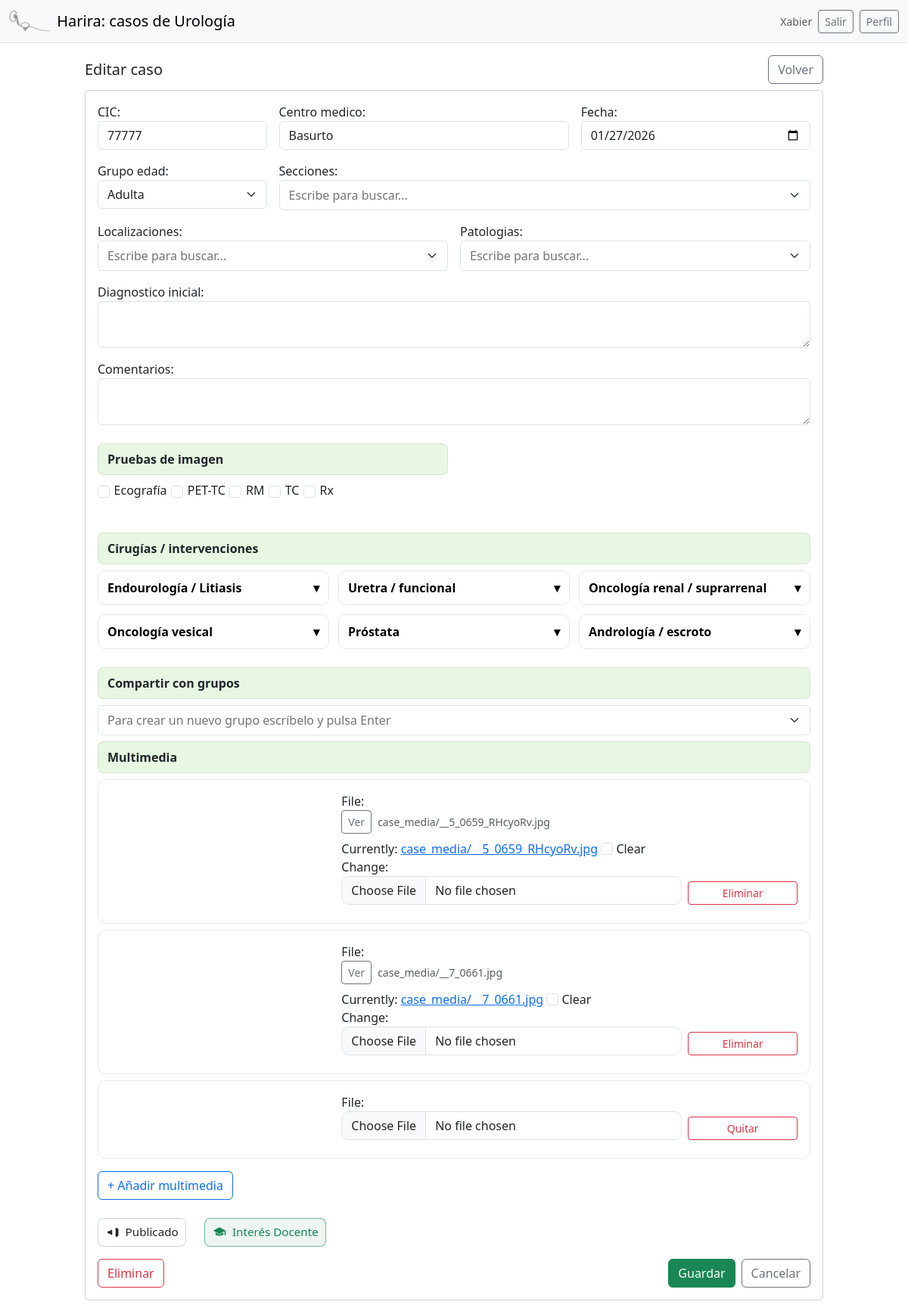
The app's page /37/edit/ (signed in) with its own data.
### cases/models.py (models this page shows, shortened)
class Case(models.Model):
    class AgeGroup(models.TextChoices):
        ADULTA = "adulta", "Adulta"
        PEDIATRICA = "pediatrica", "Pediátrica"
    cic = models.CharField(max_length=50, blank=True)
    centro_medico = models.CharField(max_length=150, blank=True)
    fecha = models.DateField(null=True, blank=True)
    grupo_edad = models.CharField(max_length=20, choices=AgeGroup.choices, default=AgeGroup.ADULTA)
    created_by = models.ForeignKey(
        settings.AUTH_USER_MODEL,
        null=True, blank=True,
        on_delete=models.SET_NULL,
        related_name="cases_created",
    )
    secciones = models.ManyToManyField(
        Tag, related_name="cases_seccion", blank=True,
        limit_choices_to={"kind": Tag.Kind.SECCION}
    )
    localizaciones = models.ManyToManyField(
        Tag, related_name="cases_localizacion", blank=True,
        limit_choices_to={"kind": Tag.Kind.LOCALIZACION}
    )
    patologias = models.ManyToManyField(
        Tag, related_name="cases_patologia", blank=True,
        limit_choices_to={"kind": Tag.Kind.PATOLOGIA}
    )
    diagnostico_inicial = models.TextField(blank=True)
    comentarios = models.TextField(blank=True)
    publicado = models.BooleanField(default=False)
    publicado_en = models.CharField(max_length=200, blank=True)
    pruebas_imagen = models.JSONField(default=list, blank=True)     # p.ej. ["TC", "RM"]
    procedimientos = models.JSONField(default=list, blank=True)
    interes_docente = models.BooleanField(default=False)
    shared_groups = models.ManyToManyField(
        Group,
        blank=True,
        related_name="cases",   # IMPORTANTE para contar casos fácil
    )
    created_by = models.ForeignKey(settings.AUTH_USER_MODEL, on_delete=models.SET_NULL, null=True, related_name="cases_created")
    created_at = models.DateTimeField(auto_now_add=True)
    class Meta:
        ordering = ["-fecha", "-created_at"]
    shared_groups = models.ManyToManyField(
        Group,
        blank=True,
        related_name="shared_cases",
    )

class CaseMedia(models.Model):
    case = models.ForeignKey("Case", on_delete=models.CASCADE, related_name="media")
    file = models.FileField(upload_to=case_media_path, blank=True, null=True)
    url = models.URLField(blank=True, null=True)
    title = models.CharField("Nombre", max_length=120, blank=True)
    caption = models.CharField(max_length=120, blank=True, default="")
    created_at = models.DateTimeField(auto_now_add=True)
    class Meta:
        ordering = ["id"]

### cases/views.py (the view)
# urls.py: path("<int:pk>/edit/", views.case_edit, name="case_edit"),
@login_required
def case_edit(request, pk):
    case = get_object_or_404(Case, pk=pk)
    if not user_can_access_case(request.user, case):
        return redirect("case_list")
    if request.method == "POST":
        form = CaseForm(request.POST, instance=case, user=request.user)
        media_formset = CaseMediaFormSet(request.POST, request.FILES, instance=case)
        if form.is_valid() and media_formset.is_valid():
            case = form.save()  # no hace falta commit=False aquí
            media_formset.save()
            case.shared_groups.set(form.cleaned_data.get("shared_groups", []))
            request.user.groups.add(*case.shared_groups.all())
            return redirect("case_list")
    else:
        form = CaseForm(instance=case, user=request.user)
        media_formset = CaseMediaFormSet(instance=case)
    return render(request, "cases/case_form.html", {
        "form": form,
        "media_formset": media_formset,
        "mode": "edit",
    })

### cases/models.py (called while the page is built)
    def __str__(self):
        return self.name

### cases/views.py (called while the page is built)
def user_can_access_case(user, case) -> bool:
    if case.created_by_id == user.id:
        return True
    return case.shared_groups.filter(
        id__in=user.groups.values_list("id", flat=True)
    ).exists()

### templates/cases/case_form.html (shortened to what this page needs)
{% extends "base.html" %}
{% block content %}
<div class="row justify-content-center">
  <div class="col-12 col-lg-10">
    <div class="d-flex justify-content-between align-items-center mb-2">
      <h5 class="mb-0">{% if mode == "new" %}Nuevo caso{% else %}Editar caso{% endif %}</h5>
      <a class="btn btn-outline-secondary" href="{% url 'case_list' %}">Volver</a>
    </div>
    <div class="card">
      <div class="card-body">
        <form method="post" enctype="multipart/form-data">
          <div class="row g-3">
            <div class="col-md-3">
              {{ form.cic.label_tag }}{{ form.cic }}
            </div>
            <div class="col-md-5">{{ form.centro_medico.label_tag }}{{ form.centro_medico }}</div>
            <div class="col-md-4">{{ form.fecha.label_tag }}{{ form.fecha }}</div>
            <div class="col-md-3">{{ form.grupo_edad.label_tag }}{{ form.grupo_edad }}</div>
            <div class="col-md-9">{{ form.secciones.label_tag }}{{ form.secciones }}</div>
            <div class="col-md-6">{{ form.localizaciones.label_tag }}{{ form.localizaciones }}</div>
            <div class="col-md-6">{{ form.patologias.label_tag }}{{ form.patologias }}</div>
            <div class="col-12">{{ form.diagnostico_inicial.label_tag }}{{ form.diagnostico_inicial }}</div>
            <div class="col-12">{{ form.comentarios.label_tag }}{{ form.comentarios }}</div>
            <div class="col-md-6">
                <div class="section-header mt-2">
                  <span>Pruebas de imagen</span>
                </div>
                <div class="check-row">
                {{ form.pruebas_imagen }}
                </div>
            </div>
            <div class="col-md-12">
            <div class="section-header mt-4">
              <span>Cirugías / intervenciones</span>
            </div>
            <div class="proc-accordion" id="proc-accordion">
            {% for group_name, keys in form.proc_groups.items %}
                <div class="proc-group">
                <button type="button" class="proc-header" aria-expanded="false">
                    <span>{{ group_name }}</span>
                    <span class="proc-chevron">▾</span>
                </button>
                </div>
            {% endfor %}
            </div>
            </div>
            <div class="col-12">
              <div class="section-header mt-2">
                  <span>Compartir con grupos</span>
              </div>
            </div>
          </div>
          <div class="col-12">
            <div class="section-header mt-2"><span>Multimedia</span></div>
            <div id="media-forms">
              {% for f in media_formset.forms %}
                <div class="card p-3 mb-2 media-row">
                  <div class="row g-2 align-items-end">
                    <div class="col-md-6">
                      {{ f.file.label_tag }}
                      {% if f.instance.pk and f.instance.file %}
                        <div class="d-flex align-items-center gap-2 mb-2">
                          <a href="{{ f.instance.file.url }}" target="_blank" class="btn btn-outline-secondary btn-sm">Ver</a>
                          <small class="text-muted">{{ f.instance.title|default:f.instance.file.name }}</small>
                        </div>
                      {% endif %}
                      {{ f.file }}
                    </div>
                    <div class="col-md-2 d-grid">
                      {% if f.instance.pk %}
                        <label class="btn btn-outline-danger btn-sm" for="{{ f.DELETE.id_for_label }}">Eliminar</label>
                      {% else %}
                        <button type="button" class="btn btn-outline-danger btn-sm js-remove-media">Quitar</button>
                      {% endif %}
                    </div>
                  </div>
                </div>
              {% endfor %}
            </div>
            <button type="button" class="btn btn-outline-primary mt-2" id="addMediaRow">+ Añadir multimedia</button>
          </div>
          <div class="col-md-4 d-flex align-items-end gap-4 mt-4">
            <div class="toggle-icon">
                <label for="id_publicado" class="icon-btn" title="Publicado">
                <svg class="icon" viewBox="0 0 24 24" aria-hidden="true">
                    <path d="M3 11v2a1 1 0 0 0 1 1h2l5 3V7L6 10H4a1 1 0 0 0-1 1zm14-6v14a1 1 0 0 0 1.447.894l3-1.5A1 1 0 0 0 22 17.5v-11a1 1 0 0 0-.553-.894l-3-1.5A1 1 0 0 0 17 5z"/>
                </svg>
                <span class="icon-label">Publicado</span>
                </label>
            </div>
            <div class="toggle-icon">
                <label for="id_interes_docente" class="icon-btn" title="Interés docente">
                <svg class="icon" viewBox="0 0 24 24" aria-hidden="true">
                    <path d="M12 3 1 9l11 6 9-4.91V17h2V9L12 3zm-7 9.24V15c0 1.66 3.13 3 7 3s7-1.34 7-3v-2.76l-7 3.82-7-3.82z"/>
                </svg>
                <span class="icon-label">Interés Docente</span>
                </label>
            </div>
            </div>
          <div class="d-flex justify-content-end gap-2 mt-3">
            {% if mode == "edit" %}
              <a class="btn btn-outline-danger me-auto"
                href="{% url 'case_delete' form.instance.pk %}">
                Eliminar
              </a>
            {% endif %}
            <button class="btn btn-success" type="submit">Guardar</button>
            <a class="btn btn-outline-secondary" href="{% url 'case_list' %}">Cancelar</a>
          </div>
        </form>
      </div>
    </div>
  </div>
</div>
{% endblock %}

### templates/base.html (shortened to what this page needs)
{% load static %}
<!doctype html>
<html lang="es">
<head>
  <link href="https://cdn.jsdelivr.net/npm/bootstrap@5.3.3/dist/css/bootstrap.min.css" rel="stylesheet">
  <link rel="stylesheet" href="{% static 'vendor/tom-select/tom-select.bootstrap5.min.css' %}">
</head>
<body>
  <nav class="navbar navbar-light bg-light border-bottom">
    <div class="container-fluid">
      <a class="navbar-brand d-flex align-items-center gap-2" href="{% url 'case_list' %}">
        <img src="{% static 'img/logo.png' %}" height="28" class="d-inline-block align-text-top">
        <span>Harira: casos de Urología</span>
      </a>
      {% if user.is_authenticated %}
        <div class="d-flex gap-2">
          <span class="text-muted small align-self-center">{{ user.username }}</span>
          <form method="post" action="{% url 'logout' %}" class="d-inline">
            <button class="btn btn-outline-secondary btn-sm" type="submit">Salir</button>
          </form>
          <a class="btn btn-outline-secondary btn-sm" href="{% url 'profile' %}">Perfil</a>
        </div>
      {% endif %}
    </div>
  </nav>
  <main class="container-fluid py-3">
    {% block content %}{% endblock %}
  </main>
</body>
</html>

### templates/base.html (style rules this page uses)
.icon-btn { display: inline-flex; align-items: center; gap: .4rem; padding: .4rem .6rem; border: 1px solid #cfd4da; border-radius: .6rem; cursor: pointer; user-select: none; background: #fff; }
.icon-btn .icon { width: 22px; height: 22px; fill: currentColor; }
.icon-btn .icon-label { font-size: 0.95rem; }
.toggle-icon input[type="checkbox"]:checked + .icon-btn { border-color: #198754; background: rgba(25, 135, 84, .08); color: #198754; }
.section-header { display:flex; align-items:center; gap:.5rem; padding:.5rem .75rem; background: rgba(177, 229, 155, 0.3); border: 1px solid rgba(0,0,0,.08); border-radius: .5rem; font-weight: 600; margin-bottom: .5rem; }
.icon-btn { display:inline-flex; align-items:center; gap:.5rem; padding:.4rem .6rem; border:1px solid rgba(0,0,0,.15); border-radius:.5rem; background:#fff; }
.icon-btn .icon { width:18px; height:18px; }
.icon-btn.is-active { border-color: rgba(25,135,84,.55); background: rgba(25,135,84,.08); }
.proc-accordion { display: grid; grid-template-columns: 1fr; gap: 12px; }
@media (min-width: 768px) { .proc-accordion { grid-template-columns: repeat(2, minmax(0, 1fr)); } }
@media (min-width: 992px) { .proc-accordion { grid-template-columns: repeat(3, minmax(0, 1fr)); } }
.proc-group { height: fit-content; }
.proc-group { border: 1px solid #e6e6e6; border-radius: 10px; overflow: hidden; }
.proc-header { width: 100%; display: flex; align-items: center; justify-content: space-between; gap: 10px; padding: 10px 12px; background: #fff; border: 0; cursor: pointer; font-weight: 600; text-align: left; }
.proc-chevron { transition: transform .15s ease; }
.check-row { display: flex; flex-wrap: wrap; gap: .6rem 1rem; align-items: center; }
.check-row > div, .check-row label { margin: 0; display: inline-flex; align-items: center; gap: .35rem; }
.icon-btn { border-color: #cfd4da !important; background: #fff !important; color: inherit !important; }
.icon-btn.is-active { border-color: rgba(25,135,84,.55) !important; background: rgba(25,135,84,.08) !important; color: #198754 !important; }
.media-row { border: 1px solid rgba(0,0,0,.08); border-radius: 12px; }
.media-row input[type="text"], .media-row input[type="url"], .media-row input[type="file"], .media-row textarea { border-radius: 10px; }

### records on screen
Case: cic "77777", centro_medico "Basurto", fecha "01/27/2026", grupo_edad "Adulta", pruebas_imagen "☐ ☐ ☐ ☐ ☐"
CaseMedia: instance "case_media/__5_0659_RHcyoRv.jpg"
CaseMedia: instance "case_media/__7_0661.jpg"

### other values on screen
{{ user.username }} "Xabier"
{{ group_name }} "Endourología / Litiasis" "Uretra / funcional" "Oncología renal / suprarrenal" "Oncología vesical" "Próstata" "Andrología / escroto"
{{ f.file.label_tag }} "File:" "File:" "File:"
